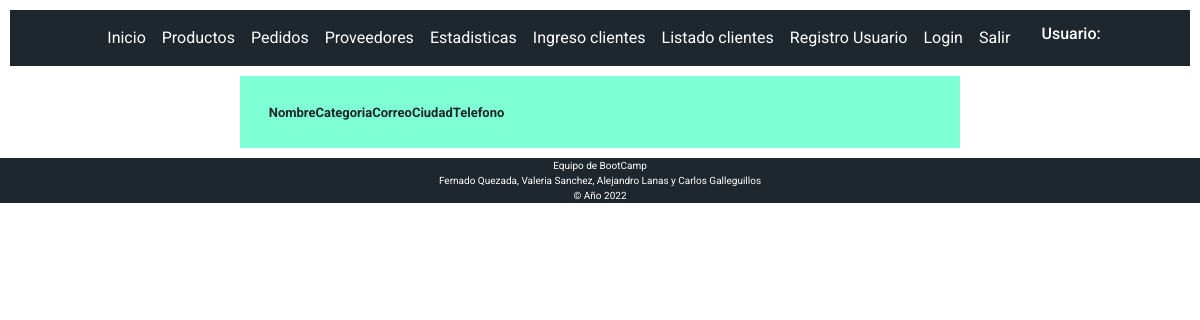
/proveedores/, run on an earlier commit of the app's database.
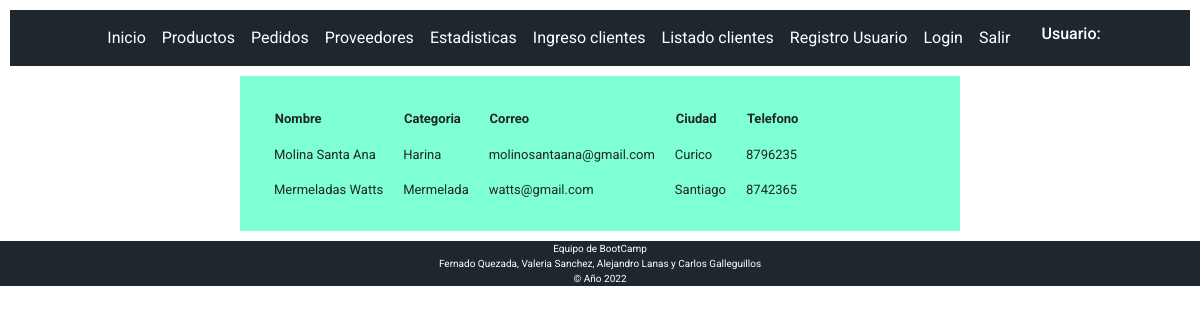
And on a later commit of the database.
### aplicacion1/models.py (models this page shows)
class Proveedor(models.Model):
    nombre=models.CharField(max_length=50)
    categoria=models.CharField(max_length=50)
    correo=models.EmailField(max_length=100)
    ciudad=models.CharField(max_length=50)
    telefono=models.CharField(max_length=15)

### aplicacion1/views.py (the view)
# urls.py: path('proveedores/', views.proveedores, name='proveedores'),
def proveedores(request):
    proveedor=Proveedor.objects.all()
    return render (request, 'aplicacion1/proveedores.html', {"data":proveedor})

### aplicacion1/templates/aplicacion1/proveedores.html
{% extends 'aplicacion1/layout.html' %}
{% block content%}
<div id='tabla'>
  <table>
    <tr>
      <th>Nombre</th>
      <th>Categoria</th>
      <th>Correo</th>
      <th>Ciudad</th>
      <th>Telefono</th>
    </tr>
    {% for prov in data %}
    <tr>
      <td>{{prov.nombre}}</td>
      <td>{{prov.categoria}}</td>
      <td>{{prov.correo}}</td>
      <td>{{prov.ciudad}}</td>
      <td>{{prov.telefono}}</td>
    </tr>
    {% endfor %}
  </table>
</div>
{% endblock %}

### aplicacion1/templates/aplicacion1/layout.html (shortened to what this page needs)
{% load static %}
<html lang="en">
<head>
    <link href="https://cdn.jsdelivr.net/npm/bootstrap@5.1.3/dist/css/bootstrap.min.css" rel="stylesheet">
    <link href="{% static 'aplicacion1/style.css' %}" rel="stylesheet" type="text/css" />
</head>
<body>
    <nav  class="navbar navbar-expand-lg navbar-light bg-black_1">
		<div id="barranav" class="container-fluid justify-content-center" >
			<ul class="navbar-nav mb-2 mb-lg-0">
				<li class="nav-item">
					<a class="nav-link" href="{% url 'index' %}" id="form-contact">Inicio</a>
				</li>
				<li class="nav-item">
					<a class="nav-link" href="{% url 'productos' %}" id="form-contact">Productos</a>
				</li>
				<li class="nav-item">
					<a class="nav-link" href="{% url 'contacto' %}" id="form-contact">Pedidos</a>
				</li>
				<li class="nav-item">
					<a class="nav-link" href="{% url 'proveedores' %}" id="form-contact">Proveedores</a>
				</li>
        		<li class="nav-item">
					<a class="nav-link" href="{% url 'estadisticas' %}" id="form-contact">Estadisticas</a>
				</li>
        		<li class="nav-item">
					<a class="nav-link" href="{% url 'ingreso_clientes' %}" id="form-contact">Ingreso clientes</a>
				</li>
				<a class="nav-link" href="{% url 'clientes' %}" id="form-contact">Listado clientes</a>
				<a class="nav-link" href="{% url 'register' %}" id="form-contact">Registro Usuario</a>
				<a class="nav-link" href="/login" id="form-contact">Login</a>
				<a class="nav-link" href="/salir" id="form-contact">Salir</a>
			</ul>
			<div id='nombre_usuario'>
			<h1 id="usuario">Usuario: {{user.username}}</h1>
			</div>
		</div>
</nav>
{% block content%}
{% endblock %}
<footer>
	<div>Equipo de BootCamp
    <br>Fernado Quezada, Valeria Sanchez, Alejandro Lanas y Carlos Galleguillos
    <br>&copy; Año 2022 </div>
</footer>
</body>
</html>

### aplicacion1/static/aplicacion1/style.css (style rules this page uses)
body { font-family: 'Roboto', sans-serif; }
#usuario { color: white; font-size: medium; }
#tabla { text-align: center; background-color: aquamarine; margin-left: 20%; margin-right: 20%; padding: 2%; justify-content: center; }
#tabla th { font-size: small ; padding: 2%; text-align: left; }
#tabla td { font-size: small ; text-align: left; }
tbody, td, tfoot, th, thead, tr { padding: 10px; }
#form-contact { color: #fff; text-align: center; }
.bg-black_1 { background-color: rgba(30, 39, 46,1.0); }
nav { margin: 10px; }
div#nombre_usuario { padding-left: 2%; }
footer { background-color: rgba(30, 39, 46,1.0); color:#fff; text-align: center; width: 100%; margin-top: 10px; margin-bottom: -20%; font-size: x-small; }

What changed in the data, as far as the page shows it:
added Proveedor: nombre "Molina Santa Ana", categoria "Harina", correo "molinosantaana@gmail.com", ciudad "Curico", telefono "8796235"
added Proveedor: nombre "Mermeladas Watts", categoria "Mermelada", correo "watts@gmail.com", ciudad "Santiago", telefono "8742365"
